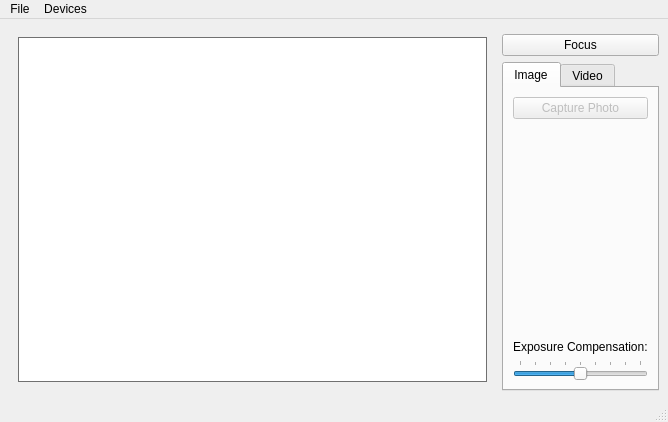
<?xml version="1.0" encoding="UTF-8"?>
<ui version="4.0">
 <class>Camera</class>
 <widget class="QMainWindow" name="Camera">
  <property name="geometry">
   <rect>
    <x>0</x>
    <y>0</y>
    <width>668</width>
    <height>422</height>
   </rect>
  </property>
  <property name="windowTitle">
   <string>人脸识别-By:江超群</string>
  </property>
  <widget class="QWidget" name="centralwidget">
   <layout class="QGridLayout" name="gridLayout_3">
    <item row="1" column="1" colspan="2">
     <widget class="QPushButton" name="lockButton">
      <property name="text">
       <string>Focus</string>
      </property>
     </widget>
    </item>
    <item row="2" column="1" colspan="2">
     <widget class="QTabWidget" name="captureWidget">
      <property name="currentIndex">
       <number>0</number>
      </property>
      <widget class="QWidget" name="tab_2">
       <attribute name="title">
        <string>Image</string>
       </attribute>
       <layout class="QGridLayout" name="gridLayout">
        <item row="0" column="0">
         <widget class="QPushButton" name="takeImageButton">
          <property name="enabled">
           <bool>false</bool>
          </property>
          <property name="text">
           <string>Capture Photo</string>
          </property>
          <property name="icon">
           <iconset resource="camera.qrc">
            <normaloff>:/images/shutter.svg</normaloff>:/images/shutter.svg</iconset>
          </property>
         </widget>
        </item>
        <item row="1" column="0">
         <spacer name="verticalSpacer_2">
          <property name="orientation">
           <enum>Qt::Vertical</enum>
          </property>
          <property name="sizeHint" stdset="0">
           <size>
            <width>20</width>
            <height>161</height>
           </size>
          </property>
         </spacer>
        </item>
        <item row="2" column="0">
         <widget class="QLabel" name="label">
          <property name="text">
           <string>Exposure Compensation:</string>
          </property>
         </widget>
        </item>
        <item row="3" column="0">
         <widget class="QSlider" name="exposureCompensation">
          <property name="minimum">
           <number>-4</number>
          </property>
          <property name="maximum">
           <number>4</number>
          </property>
          <property name="pageStep">
           <number>2</number>
          </property>
          <property name="orientation">
           <enum>Qt::Horizontal</enum>
          </property>
          <property name="tickPosition">
           <enum>QSlider::TicksAbove</enum>
          </property>
         </widget>
        </item>
       </layout>
      </widget>
      <widget class="QWidget" name="tab">
       <attribute name="title">
        <string>Video</string>
       </attribute>
       <layout class="QGridLayout" name="gridLayout_2">
        <item row="0" column="0">
         <widget class="QPushButton" name="recordButton">
          <property name="text">
           <string>Record</string>
          </property>
         </widget>
        </item>
        <item row="1" column="0">
         <widget class="QPushButton" name="pauseButton">
          <property name="text">
           <string>Pause</string>
          </property>
         </widget>
        </item>
        <item row="2" column="0">
         <widget class="QPushButton" name="stopButton">
          <property name="text">
           <string>Stop</string>
          </property>
         </widget>
        </item>
        <item row="3" column="0">
         <spacer name="verticalSpacer">
          <property name="orientation">
           <enum>Qt::Vertical</enum>
          </property>
          <property name="sizeHint" stdset="0">
           <size>
            <width>20</width>
            <height>76</height>
           </size>
          </property>
         </spacer>
        </item>
        <item row="4" column="0">
         <widget class="QPushButton" name="muteButton">
          <property name="text">
           <string>Mute</string>
          </property>
          <property name="checkable">
           <bool>true</bool>
          </property>
         </widget>
        </item>
       </layout>
      </widget>
     </widget>
    </item>
    <item row="0" column="0" rowspan="3">
     <widget class="QStackedWidget" name="stackedWidget">
      <property name="sizePolicy">
       <sizepolicy hsizetype="Preferred" vsizetype="Preferred">
        <horstretch>1</horstretch>
        <verstretch>0</verstretch>
       </sizepolicy>
      </property>
      <property name="palette">
       <palette>
        <active>
         <colorrole role="Base">
          <brush brushstyle="SolidPattern">
           <color alpha="255">
            <red>255</red>
            <green>255</green>
            <blue>255</blue>
           </color>
          </brush>
         </colorrole>
         <colorrole role="Window">
          <brush brushstyle="SolidPattern">
           <color alpha="255">
            <red>145</red>
            <green>145</green>
            <blue>145</blue>
           </color>
          </brush>
         </colorrole>
        </active>
        <inactive>
         <colorrole role="Base">
          <brush brushstyle="SolidPattern">
           <color alpha="255">
            <red>255</red>
            <green>255</green>
            <blue>255</blue>
           </color>
          </brush>
         </colorrole>
         <colorrole role="Window">
          <brush brushstyle="SolidPattern">
           <color alpha="255">
            <red>145</red>
            <green>145</green>
            <blue>145</blue>
           </color>
          </brush>
         </colorrole>
        </inactive>
        <disabled>
         <colorrole role="Base">
          <brush brushstyle="SolidPattern">
           <color alpha="255">
            <red>145</red>
            <green>145</green>
            <blue>145</blue>
           </color>
          </brush>
         </colorrole>
         <colorrole role="Window">
          <brush brushstyle="SolidPattern">
           <color alpha="255">
            <red>145</red>
            <green>145</green>
            <blue>145</blue>
           </color>
          </brush>
         </colorrole>
        </disabled>
       </palette>
      </property>
      <property name="currentIndex">
       <number>0</number>
      </property>
      <widget class="QWidget" name="viewfinderPage">
       <layout class="QVBoxLayout" name="verticalLayout">
        <item>
         <widget class="QGraphicsView" name="graphicsView"/>
        </item>
       </layout>
      </widget>
      <widget class="QWidget" name="previewPage">
       <layout class="QGridLayout" name="gridLayout_4">
        <item row="0" column="0">
         <widget class="QLabel" name="lastImagePreviewLabel">
          <property name="sizePolicy">
           <sizepolicy hsizetype="Preferred" vsizetype="MinimumExpanding">
            <horstretch>0</horstretch>
            <verstretch>0</verstretch>
           </sizepolicy>
          </property>
          <property name="frameShape">
           <enum>QFrame::Box</enum>
          </property>
          <property name="text">
           <string/>
          </property>
         </widget>
        </item>
       </layout>
      </widget>
     </widget>
    </item>
   </layout>
  </widget>
  <widget class="QMenuBar" name="menubar">
   <property name="geometry">
    <rect>
     <x>0</x>
     <y>0</y>
     <width>668</width>
     <height>22</height>
    </rect>
   </property>
   <widget class="QMenu" name="menuFile">
    <property name="title">
     <string>File</string>
    </property>
    <addaction name="actionStartCamera"/>
    <addaction name="actionStopCamera"/>
    <addaction name="separator"/>
    <addaction name="actionSettings"/>
    <addaction name="separator"/>
    <addaction name="actionExit"/>
   </widget>
   <widget class="QMenu" name="menuDevices">
    <property name="title">
     <string>Devices</string>
    </property>
   </widget>
   <addaction name="menuFile"/>
   <addaction name="menuDevices"/>
  </widget>
  <widget class="QStatusBar" name="statusbar"/>
  <action name="actionExit">
   <property name="text">
    <string>Exit</string>
   </property>
  </action>
  <action name="actionStartCamera">
   <property name="text">
    <string>Start Camera</string>
   </property>
  </action>
  <action name="actionStopCamera">
   <property name="text">
    <string>Stop Camera</string>
   </property>
  </action>
  <action name="actionSettings">
   <property name="text">
    <string>Settings</string>
   </property>
  </action>
 </widget>
 <resources>
  <include location="camera.qrc"/>
 </resources>
 <connections>
  <connection>
   <sender>recordButton</sender>
   <signal>clicked()</signal>
   <receiver>Camera</receiver>
   <slot>record()</slot>
   <hints>
    <hint type="sourcelabel">
     <x>647</x>
     <y>149</y>
    </hint>
    <hint type="destinationlabel">
     <x>61</x>
     <y>238</y>
    </hint>
   </hints>
  </connection>
  <connection>
   <sender>stopButton</sender>
   <signal>clicked()</signal>
   <receiver>Camera</receiver>
   <slot>stop()</slot>
   <hints>
    <hint type="sourcelabel">
     <x>647</x>
     <y>225</y>
    </hint>
    <hint type="destinationlabel">
     <x>140</x>
     <y>236</y>
    </hint>
   </hints>
  </connection>
  <connection>
   <sender>pauseButton</sender>
   <signal>clicked()</signal>
   <receiver>Camera</receiver>
   <slot>pause()</slot>
   <hints>
    <hint type="sourcelabel">
     <x>647</x>
     <y>187</y>
    </hint>
    <hint type="destinationlabel">
     <x>234</x>
     <y>237</y>
    </hint>
   </hints>
  </connection>
  <connection>
   <sender>actionExit</sender>
   <signal>triggered()</signal>
   <receiver>Camera</receiver>
   <slot>close()</slot>
   <hints>
    <hint type="sourcelabel">
     <x>-1</x>
     <y>-1</y>
    </hint>
    <hint type="destinationlabel">
     <x>154</x>
     <y>130</y>
    </hint>
   </hints>
  </connection>
  <connection>
   <sender>takeImageButton</sender>
   <signal>clicked()</signal>
   <receiver>Camera</receiver>
   <slot>takeImage()</slot>
   <hints>
    <hint type="sourcelabel">
     <x>625</x>
     <y>132</y>
    </hint>
    <hint type="destinationlabel">
     <x>603</x>
     <y>169</y>
    </hint>
   </hints>
  </connection>
  <connection>
   <sender>lockButton</sender>
   <signal>clicked()</signal>
   <receiver>Camera</receiver>
   <slot>toggleLock()</slot>
   <hints>
    <hint type="sourcelabel">
     <x>658</x>
     <y>75</y>
    </hint>
    <hint type="destinationlabel">
     <x>453</x>
     <y>119</y>
    </hint>
   </hints>
  </connection>
  <connection>
   <sender>muteButton</sender>
   <signal>toggled(bool)</signal>
   <receiver>Camera</receiver>
   <slot>setMuted(bool)</slot>
   <hints>
    <hint type="sourcelabel">
     <x>647</x>
     <y>377</y>
    </hint>
    <hint type="destinationlabel">
     <x>5</x>
     <y>280</y>
    </hint>
   </hints>
  </connection>
  <connection>
   <sender>exposureCompensation</sender>
   <signal>valueChanged(int)</signal>
   <receiver>Camera</receiver>
   <slot>setExposureCompensation(int)</slot>
   <hints>
    <hint type="sourcelabel">
     <x>559</x>
     <y>367</y>
    </hint>
    <hint type="destinationlabel">
     <x>665</x>
     <y>365</y>
    </hint>
   </hints>
  </connection>
  <connection>
   <sender>actionSettings</sender>
   <signal>triggered()</signal>
   <receiver>Camera</receiver>
   <slot>configureCaptureSettings()</slot>
   <hints>
    <hint type="sourcelabel">
     <x>-1</x>
     <y>-1</y>
    </hint>
    <hint type="destinationlabel">
     <x>333</x>
     <y>210</y>
    </hint>
   </hints>
  </connection>
  <connection>
   <sender>actionStartCamera</sender>
   <signal>triggered()</signal>
   <receiver>Camera</receiver>
   <slot>startCamera()</slot>
   <hints>
    <hint type="sourcelabel">
     <x>-1</x>
     <y>-1</y>
    </hint>
    <hint type="destinationlabel">
     <x>333</x>
     <y>210</y>
    </hint>
   </hints>
  </connection>
  <connection>
   <sender>actionStopCamera</sender>
   <signal>triggered()</signal>
   <receiver>Camera</receiver>
   <slot>stopCamera()</slot>
   <hints>
    <hint type="sourcelabel">
     <x>-1</x>
     <y>-1</y>
    </hint>
    <hint type="destinationlabel">
     <x>333</x>
     <y>210</y>
    </hint>
   </hints>
  </connection>
 </connections>
 <slots>
  <slot>record()</slot>
  <slot>pause()</slot>
  <slot>stop()</slot>
  <slot>enablePreview(bool)</slot>
  <slot>configureCaptureSettings()</slot>
  <slot>takeImage()</slot>
  <slot>startCamera()</slot>
  <slot>toggleLock()</slot>
  <slot>setMuted(bool)</slot>
  <slot>stopCamera()</slot>
  <slot>setExposureCompensation(int)</slot>
 </slots>
</ui>
